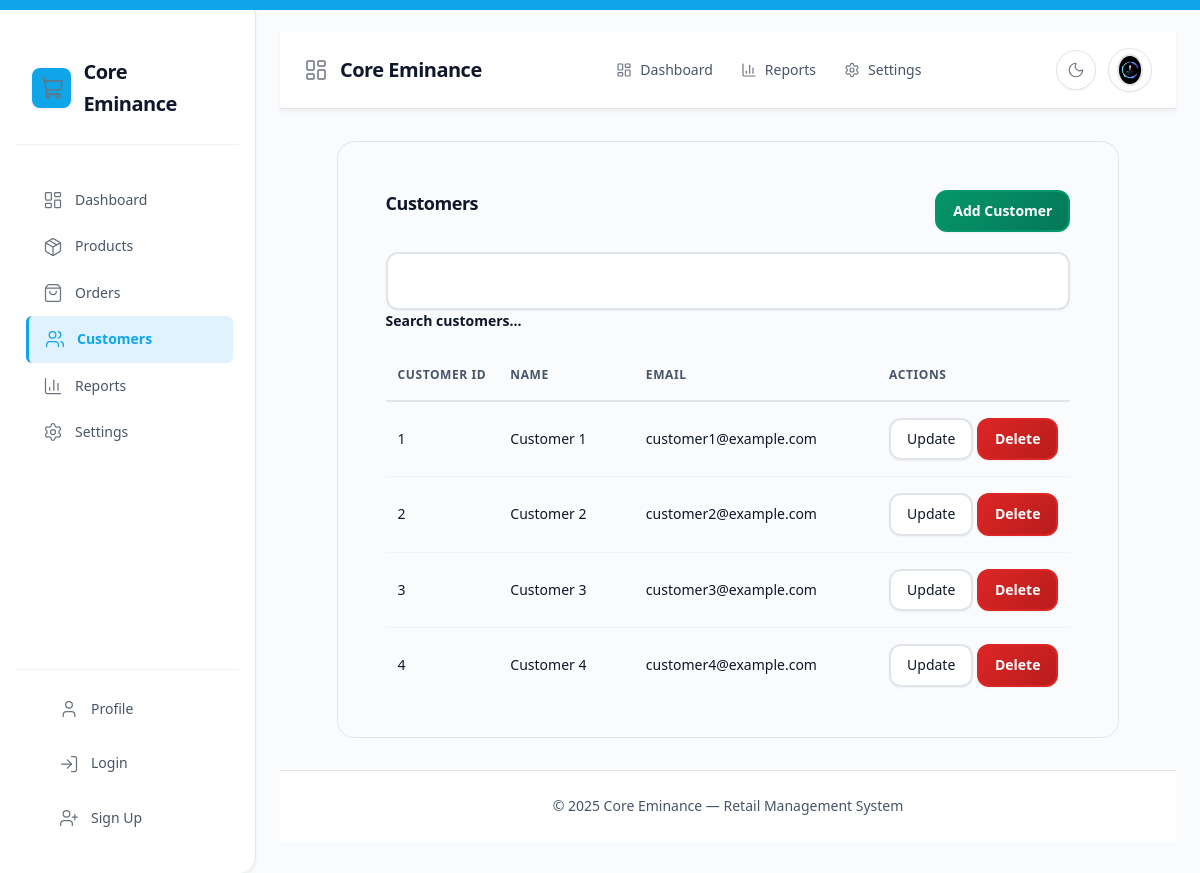
/list_customers (signed in), run on the app's committed database.
### models.py (models this page shows, shortened)
class User(UserMixin, db.Model):
    id = db.Column(db.Integer, primary_key=True)
    username = db.Column(db.String(64), unique=True, nullable=False)
    email = db.Column(db.String(120), unique=True, nullable=False)
    password_hash = db.Column(db.String(128), nullable=False)
    role = db.Column(db.String(16), default="user", nullable=False)
    created_at = db.Column(db.DateTime, default=datetime.utcnow)
    avatar_filename = db.Column(db.String(100), nullable=True)
    first_name = db.Column(db.String(64), nullable=True)
    last_name = db.Column(db.String(64), nullable=True)
    job_title = db.Column(db.String(100), nullable=True)
    department = db.Column(db.String(100), nullable=True)
    phone = db.Column(db.String(20), nullable=True)
    birth_date = db.Column(db.Date, nullable=True)
    employee_id = db.Column(db.String(20), nullable=True)
    hire_date = db.Column(db.Date, nullable=True)
    work_location = db.Column(db.String(50), nullable=True)
    manager = db.Column(db.String(100), nullable=True)
    bio = db.Column(db.Text, nullable=True)
    show_status = db.Column(db.Boolean, default=True)
    email_digest = db.Column(db.Boolean, default=False)
    profile_visible = db.Column(db.Boolean, default=True)
    preferred_language = db.Column(db.String(5), default="en")
    date_format = db.Column(db.String(20), default="mm/dd/yyyy")

class Customer(db.Model):
    customer_id = db.Column(db.Integer, primary_key=True, autoincrement=True)
    name = db.Column(db.String(100), nullable=False)
    email = db.Column(db.String(100), nullable=False, unique=True)
    created_at = db.Column(db.DateTime, default=datetime.utcnow)
    sales = db.relationship("Sale", back_populates="customer", lazy=True)

### app.py (the view)
@app.route("/list_customers")
def list_customers():
    customers = Customer.query.all()  # or your ORM logic
    return render_template("list_customers.html", customers=customers)

### app.py (called while the page is built)
@login_manager.user_loader
def load_user(user_id):
    return User.query.get(int(user_id))

### templates/list_customers.html (shortened to what this page needs)
{% extends 'base.html' %}
{% block content %}
<main class="container" style="padding: var(--space-8) 0;">
    <div class="dashboard-card card" style="padding: var(--space-6);">
        <div class="card__content">
            <div class="flex items-center justify-between mb-2">
                <h2 class="card__title" style="font-size: var(--font-size-lg); font-weight: var(--font-weight-semibold); color: var(--color-primary); margin-bottom: var(--space-4);">Customers</h2>
                <a href="{{ url_for('register_customer') }}" class="btn btn--primary btn--small">Add Customer</a>
            </div>
            <form method="GET" class="form-group" style="margin-bottom: var(--space-4);">
                <input type="text" id="search" name="search" class="form-control" placeholder=" " value="{{ request.args.get('search', '') }}" />
                <label for="search" class="form-label">Search customers...</label>
            </form>
            <div class="overflow-x-auto" style="position:relative; max-height: 340px; overflow-y: auto;">
                <table class="table" id="customers-table" style="width:100%; border-radius: var(--radius-lg); overflow: hidden; background: var(--color-surface); box-shadow: var(--shadow-xs);">
                    <thead style="background: var(--color-bg-alt); color: var(--color-text-primary);">
                        <tr>
                            <th>Customer ID</th>
                            <th>Name</th>
                            <th>Email</th>
                            <th>Actions</th>
                        </tr>
                    </thead>
                    <tbody>
                        {% for customer in customers %}
                        <tr style="border-bottom: 1px solid var(--color-border);">
                            <td>{{ customer.customer_id }}</td>
                            <td>{{ customer.name }}</td>
                            <td>{{ customer.email }}</td>
                            <td>
                                <a href="{{ url_for('update_customer', customer_id=customer.customer_id) }}" class="btn btn--secondary btn--small">Update</a>
                                <a href="{{ url_for('delete_customer', customer_id=customer.customer_id) }}" class="btn btn--danger btn--small" onclick="return confirm('Delete this customer?')">Delete</a>
                            </td>
                        </tr>
                        {% endfor %}
                    </tbody>
                </table>
            </div>
        </div>
    </div>
</main>
{% endblock %}

### templates/base.html (shortened to what this page needs)
<!DOCTYPE html>
<html lang="en">
<head>
    <link rel="stylesheet" href="{{ url_for('static', filename='variables.css') }}">
    <link rel="stylesheet" href="{{ url_for('static', filename='components.css') }}">
    <link rel="stylesheet" href="{{ url_for('static', filename='layout.css') }}">
    <link rel="stylesheet" href="{{ url_for('static', filename='pages.css') }}">
    <link rel="stylesheet" href="{{ url_for('static', filename='toast.css') }}">
    <link rel="stylesheet" href="{{ url_for('static', filename='error-system.css') }}">
    <link rel="stylesheet" href="{{ url_for('static', filename='style.css') }}">
</head>
<body>
    <a href="#main-content" class="skip-nav">Skip to main content</a>
    <div class="dashboard-layout">
        <aside class="sidebar" aria-label="Main navigation">
            <div class="sidebar__brand">
                <div class="sidebar__logo">
                    <i data-lucide="shopping-cart"></i>
                </div>
                <span>Core Eminance</span>
            </div>
            <nav class="sidebar__nav">
                <ul>
                    <li><a href="{{ url_for('dashboard') }}" class="sidebar__link{% if request.endpoint == 'dashboard' %} active{% endif %}">
                        <i data-lucide="layout-dashboard" class="sidebar__icon"></i>
                        Dashboard
                    </a></li>
                    <li><a href="{{ url_for('list_products') }}" class="sidebar__link{% if request.endpoint == 'list_products' %} active{% endif %}">
                        <i data-lucide="package" class="sidebar__icon"></i>
                        Products
                    </a></li>
                    <li><a href="{{ url_for('process_sale') }}" class="sidebar__link{% if request.endpoint == 'process_sale' %} active{% endif %}">
                        <i data-lucide="shopping-bag" class="sidebar__icon"></i>
                        Orders
                    </a></li>
                    <li><a href="{{ url_for('list_customers') }}" class="sidebar__link{% if request.endpoint == 'list_customers' %} active{% endif %}">
                        <i data-lucide="users" class="sidebar__icon"></i>
                        Customers
                    </a></li>
                    <li><a href="{{ url_for('reports') }}" class="sidebar__link{% if request.endpoint == 'reports' %} active{% endif %}">
                        <i data-lucide="bar-chart-3" class="sidebar__icon"></i>
                        Reports
                    </a></li>
                    <li><a href="{{ url_for('settings') }}" class="sidebar__link{% if request.endpoint == 'settings' %} active{% endif %}">
                        <i data-lucide="settings" class="sidebar__icon"></i>
                        Settings
                    </a></li>
                </ul>
            </nav>
            <div class="sidebar__footer">
                <a href="{{ url_for('profile') }}" class="sidebar__link{% if request.endpoint == 'profile' %} active{% endif %}">
                    <i data-lucide="user" class="sidebar__icon"></i>
                    Profile
                </a>
                <a href="{{ url_for('login') }}" class="sidebar__link">
                    <i data-lucide="log-in" class="sidebar__icon"></i>
                    Login
                </a>
                <a href="{{ url_for('signup') }}" class="sidebar__link">
                    <i data-lucide="user-plus" class="sidebar__icon"></i>
                    Sign Up
                </a>
            </div>
        </aside>
        <div class="main-content">
            <header class="navbar" role="banner">
                <div class="navbar__brand">
                    <i data-lucide="layout-dashboard"></i>
                    <span>Core Eminance</span>
                </div>
                <nav class="navbar__nav" id="navbar-nav" role="navigation">
                    <ul>
                        <li><a href="{{ url_for('dashboard') }}" class="navbar-link{% if request.endpoint == 'dashboard' %} active{% endif %}">
                            <i data-lucide="layout-dashboard"></i>
                            <span>Dashboard</span>
                        </a></li>
                        <li><a href="{{ url_for('reports') }}" class="navbar-link{% if request.endpoint == 'reports' %} active{% endif %}">
                            <i data-lucide="bar-chart-3"></i>
                            <span>Reports</span>
                        </a></li>
                        <li><a href="{{ url_for('settings') }}" class="navbar-link{% if request.endpoint == 'settings' %} active{% endif %}">
                            <i data-lucide="settings"></i>
                            <span>Settings</span>
                        </a></li>
                    </ul>
                </nav>
                <div class="navbar__actions">
                    <button id="theme-toggle-btn"
                            class="theme-toggle"
                            type="button"
                            role="switch"
                            aria-label="Toggle between light and dark themes"
                            aria-pressed="false"
                            aria-checked="false"
                            tabindex="0">
                        <i data-lucide="moon" class="theme-icon-dark" aria-hidden="true"></i>
                    </button>
                    <div class="dropdown">
                        <button class="dropdown-toggle user-avatar-btn" aria-haspopup="true" aria-expanded="false" aria-label="User menu">
                            {% if current_user.is_authenticated and current_user.avatar_filename %}
                                <img src="{{ url_for('static', filename='uploads/avatars/' + current_user.avatar_filename) }}"
                                     alt="Profile picture" class="navbar-avatar">
                            {% else %}
                                <i data-lucide="user"></i>
                            {% endif %}
                        </button>
                    </div>
                </div>
            </header>
            <main role="main" style="flex: 1; display: flex; flex-direction: column; min-height: 0;" id="main-content">
                {% block content %}{% endblock %}
            </main>
            <footer class="footer">
                <div>&copy; {{ current_year or 2025 }} Core Eminance &mdash; Retail Management System</div>
            </footer>
        </div>
    </div>
</body>
</html>

### static/variables.css (style rules this page uses)
:root { --bg-primary: #fafbfc; --bg-surface: #ffffff; --bg-secondary: #f8fafc; --card-bg: #ffffff; --color-border: #e1e5e9; --color-border-light: #f0f2f5; --text-primary: #0f172a; --text-secondary: #475569; --text-muted: #64748b; --text-link: #0ea5e9; --accent: #0ea5e9; --accent-hover: #0284c7; --accent-light: #e0f2fe; --color-primary: #0f172a; --color-secondary: #334155; --color-success: #059669; --color-success-dark: #047857; --color-success-light: #ecfdf5; --color-danger: #dc2626; --color-danger-dark: #b91c1c; --color-danger-light: #fef2f2; --color-warning: #d97706; --color-warning-light: #fffbeb; --color-primary-dark: #334155; --icon-color: #6b7280; --icon-color-hover: #4b5563; --icon-color-active: #374151; --icon-filter: none; --shadow-xs: 0 1px 2px 0 rgba(16, 24, 40, 0.05); --shadow-sm: 0 2px 4px 0 rgba(16, 24, 40, 0.06); --shadow-md: 0 4px 8px 0 rgba(16, 24, 40, 0.08); --shadow-lg: 0 8px 16px 0 rgba(16, 24, 40, 0.12); --shadow-xl: 0 12px 24px 0 rgba(16, 24, 40, 0.15); --shadow-2xl: 0 16px 32px 0 rgba(16, 24, 40, 0.18); --radius-sm: 0.375rem; --radius-md: 0.5rem; --radius-lg: 0.75rem; --radius-xl: 1rem; --space-1: 0.25rem; --space-2: 0.5rem; --space-3: 0.75rem; --space-4: 1rem; --space-5: 1.25rem; --space-6: 1.5rem; --space-8: 2rem; --space-10: 2.5rem; --space-12: 3rem; --space-16: 4rem; --font-family-sans: 'Inter', -apple-system, BlinkMacSystemFont, 'Segoe UI', Roboto, sans-serif; --font-size-xs: 0.75rem; --font-size-sm: 0.875rem; --font-size-base: 1rem; --font-size-lg: 1.125rem; --font-size-xl: 1.25rem; --font-size-2xl: 1.5rem; --font-size-3xl: 1.875rem; --font-weight-normal: 400; --font-weight-medium: 500; --font-weight-semibold: 600; --font-weight-bold: 700; --line-height-tight: 1.25; --line-height-normal: 1.5; --line-height-relaxed: 1.625; --letter-spacing-tight: -0.025em; --letter-spacing-normal: 0; --transition-fast: 0.15s ease-out; --transition-base: 0.2s ease-in-out; --transition-slow: 0.3s ease-in-out; --chart-text-color: var(--text-secondary); --chart-grid-color: var(--color-border-light); --chart-background: var(--bg-surface); --toggle-background: #f3f4f6; --toggle-border: #d1d5db; --toggle-active: var(--accent); --error-banner-bg: rgba(255, 255, 255, 0.95); --error-banner-border: #fecaca; --warning-banner-bg: rgba(255, 255, 255, 0.95); --success-banner-bg: rgba(255, 255, 255, 0.95); --info-banner-bg: rgba(255, 255, 255, 0.95); --error-close-hover-bg: rgba(220, 38, 38, 0.1); --error-progress-bg: rgba(220, 38, 38, 0.2); --skeleton-bg: linear-gradient(90deg, transparent, rgba(0, 0, 0, 0.04), transparent); }
html { font-family: var(--font-family-sans); font-size: 16px; background: var(--bg-primary); color: var(--text-primary); line-height: var(--line-height-normal); -webkit-font-smoothing: antialiased; -moz-osx-font-smoothing: grayscale; }
body { background: var(--bg-primary); color: var(--text-primary); min-height: 100vh; margin: 0; padding: 0; transition: background var(--transition-base), color var(--transition-base); }
a { color: var(--text-link); text-decoration: none; transition: color var(--transition-fast); }
button { border: none; background: none; cursor: pointer; font-family: inherit; }
ul, ol { list-style: none; margin: 0; padding: 0; }

### static/layout.css (style rules this page uses)
.container { max-width: 1200px; margin: 0 auto; padding: 0 var(--space-4); }
.flex { display: flex; }
.items-center { align-items: center; }
.justify-between { justify-content: space-between; }
.mb-2 { margin-bottom: var(--space-2); }
img { max-width: 100%; height: auto; }
.sidebar { background: var(--color-primary); color: var(--color-white); padding: var(--space-8) var(--space-4) var(--space-4) var(--space-4); min-width: 220px; max-width: 260px; display: flex; flex-direction: column; gap: var(--space-4); box-shadow: var(--shadow-md); border-radius: 0 var(--radius-xl) var(--radius-xl) 0; z-index: 10; }
.main-content { padding: var(--space-8) var(--space-6); background: var(--color-bg); min-height: 100vh; width: 100%; }

### static/style.css (style rules this page uses)
*, *::before, *::after { box-sizing: border-box; margin: 0; padding: 0; }
body { font-family: var(--font-main, 'Segoe UI', 'Roboto', 'Helvetica Neue', Arial, sans-serif); background: linear-gradient(135deg, var(--color-bg, #f4f4f4) 0%, var(--color-bg-alt, #e9ecef) 100%); color: var(--color-text, #23272f); min-height: 100vh; line-height: 1.6; }
.mb-2 { margin-bottom: var(--space-5, 2em); }
img, video, canvas, svg { max-width: 100%; height: auto; display: block; }

### data on the page
User: avatar_filename (picture)
Customer: customer_id "1", name "Customer 1", email "customer1@example.com"
Customer: customer_id "2", name "Customer 2", email "customer2@example.com"
Customer: customer_id "3", name "Customer 3", email "customer3@example.com"
Customer: customer_id "4", name "Customer 4", email "customer4@example.com"

### other printed values
{{ current_year or 2025 }} "2025"
